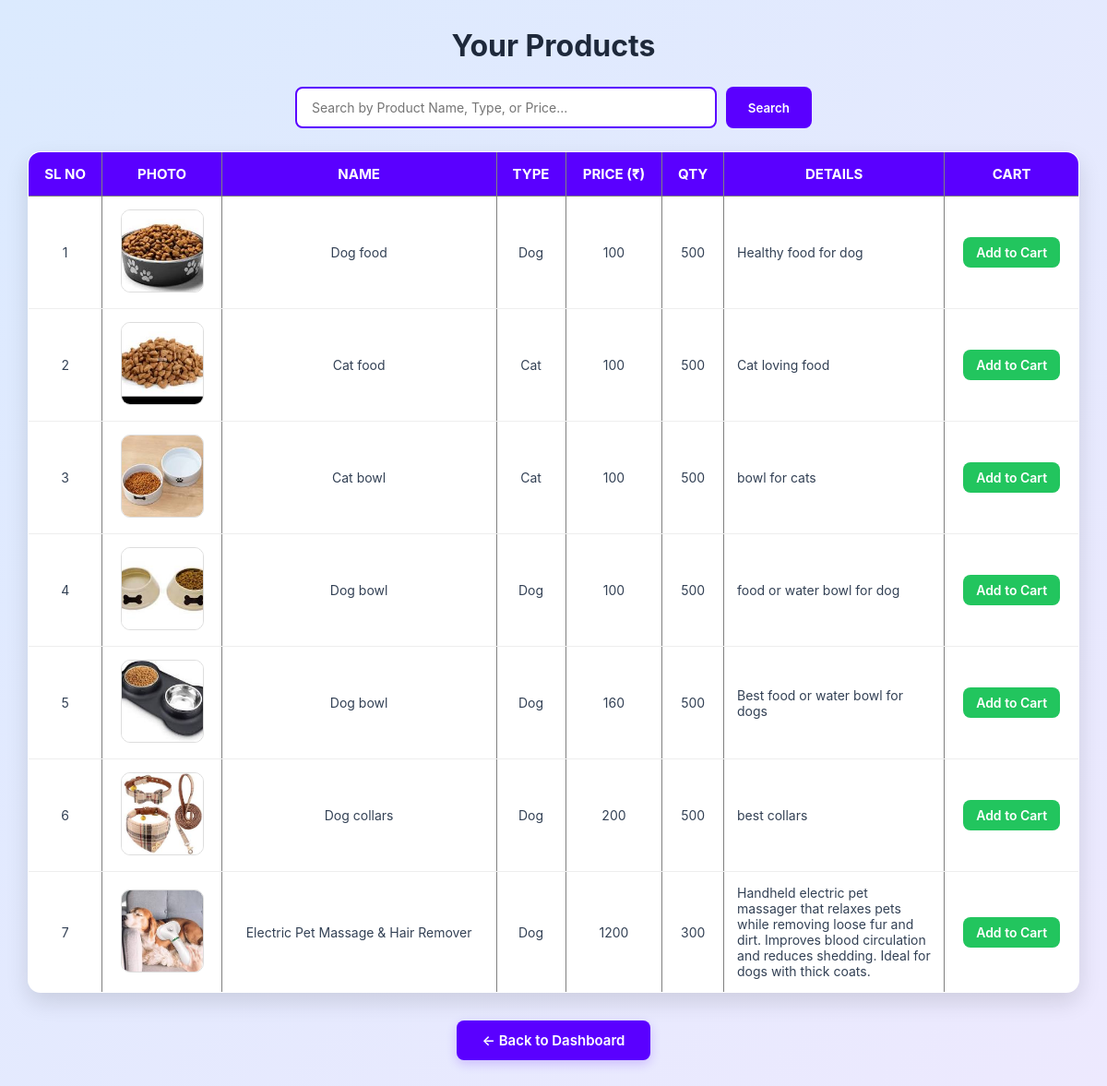
/myapp/user_view_products_get/, run on the app's committed database.
### myapp/models.py (models this page shows)
class Product_table(models.Model):
    Product_Name=models.CharField(max_length=100)
    Details=models.CharField(max_length=300)
    Photo=models.FileField()
    Price=models.IntegerField()
    Quantity=models.IntegerField()
    type=models.CharField(max_length=50)
    SHOP=models.ForeignKey(Shop_signup_table,on_delete=models.CASCADE)

### myapp/views.py (the view)
# urls.py: path('user_view_products_get/', views.user_view_product_get),
def user_view_product_get(request):
    product = Product_table.objects.all()
    return render(request, "user/user_view_product.html", {"products": product})

### templates/user/user_view_product.html (shortened to what this page needs)
{% load static %}
<!DOCTYPE html>
<html lang="en">
  <head>
    <link rel="stylesheet" href="/static/user/view_products.css" />
  </head>
  <body>
    <div class="container">
      <h1 class="title">Your Products</h1>
      <div class="search-box">
        <input
          type="text"
          id="productSearch"
          placeholder="Search by Product Name, Type, or Price..."
        />
        <button type="button" id="searchBtn">Search</button>
      </div>
      {% if products %}
      <table class="product-table" border="1" style="border-collapse: collapse">
        <thead>
          <tr>
            <th>sl no</th>
            <th>Photo</th>
            <th>Name</th>
            <th>Type</th>
            <th>Price (₹)</th>
            <th>Qty</th>
            <th>Details</th>
            <th>Cart</th>
          </tr>
        </thead>
        <tbody>
          {% for p in products %}
          <tr>
            <td>{{ forloop.counter }}</td>
            <td>
              <img
                src="{{ p.Photo.url }}"
                height="150"
                width="150"
                class="thumb"
              />
            </td>
            <td>{{ p.Product_Name }}</td>
            <td>{{ p.type }}</td>
            <td>{{ p.Price }}</td>
            <td>{{ p.Quantity }}</td>
            <td>{{ p.Details }}</td>
            <td>
              <a
                href="/myapp/product_quantity_get/{{ p.id }}"
                class="btn add-to-cart"
                >Add to Cart</a
              >
            </td>
          </tr>
          {% endfor %}
        </tbody>
      </table>
      {% else %}
      <p class="no-products">No products added yet.</p>
      {% endif %}
      <div class="back-btn-container">
        <a href="/myapp/user_dashboard_get/" class="back-btn">
          ← Back to Dashboard
        </a>
      </div>
    </div>
  </body>
</html>

### myapp/static/user/view_products.css (style rules this page uses)
* { margin: 0; padding: 0; box-sizing: border-box; font-family: "Inter", sans-serif; }
body { background: linear-gradient(135deg, #dbeafe, #ede9fe); min-height: 100vh; }
.container { width: 95%; max-width: 1200px; margin: auto; padding: 30px 0; }
.title { text-align: center; font-size: 32px; margin-bottom: 25px; font-weight: 700; color: #1e293b; }
.search-box { display: flex; gap: 10px; max-width: 600px; margin: 0 auto 25px; padding: 0 20px; }
.search-box input { flex: 1; padding: 12px 16px; border: 2px solid #5a00ff; border-radius: 8px; font-size: 14px; transition: all 0.3s ease; }
.search-box button { padding: 12px 24px; background: #5a00ff; color: white; border: none; border-radius: 8px; font-weight: 600; cursor: pointer; transition: all 0.3s ease; }
.product-table { width: 100%; border-collapse: collapse; background: white; border-radius: 14px; overflow: hidden; box-shadow: 0 10px 25px rgba(0, 0, 0, 0.12); }
.product-table th { background: #5a00ff; color: white; padding: 14px; font-size: 15px; text-transform: uppercase; }
.product-table td { padding: 14px; text-align: center; border-bottom: 1px solid #eee; font-size: 14px; color: #334155; }
.thumb { width: 90px; height: 90px; object-fit: cover; border-radius: 10px; border: 1px solid #ddd; }
.product-table td:nth-child(7) { max-width: 220px; text-align: left; }
.add-to-cart { display: inline-block; padding: 8px 14px; background: #22c55e; color: white; text-decoration: none; border-radius: 8px; font-weight: 600; transition: 0.3s ease; }
.back-btn-container { margin-top: 30px; text-align: center; }
.back-btn { display: inline-block; padding: 12px 28px; background: #5a00ff; color: white; text-decoration: none; border-radius: 8px; font-size: 15px; font-weight: 600; transition: all 0.3s ease; box-shadow: 0 4px 12px rgba(90, 0, 255, 0.2); }

### data on the page
Product_table: Photo (picture), Product_Name "Dog food", type "Dog", Price "100", Quantity "500", Details "Healthy food for dog"
Product_table: Photo (picture), Product_Name "Cat food", type "Cat", Price "100", Quantity "500", Details "Cat loving food"
Product_table: Photo (picture), Product_Name "Cat bowl", type "Cat", Price "100", Quantity "500", Details "bowl for cats"
Product_table: Photo (picture), Product_Name "Dog bowl", type "Dog", Price "100", Quantity "500", Details "food or water bowl for dog"
Product_table: Photo (picture), Product_Name "Dog bowl", type "Dog", Price "160", Quantity "500", Details "Best food or water bowl for dogs"
Product_table: Photo (picture), Product_Name "Dog collars", type "Dog", Price "200", Quantity "500", Details "best collars"
Product_table: Photo (picture), Product_Name "Electric Pet Massage & Hair Remover", type "Dog", Price "1200", Quantity "300", Details "Handheld electric pet massager that relaxes pets while removing loose fur and dirt. Improves blood circulation and reduces shedding. Ideal for dogs with thick coats."
